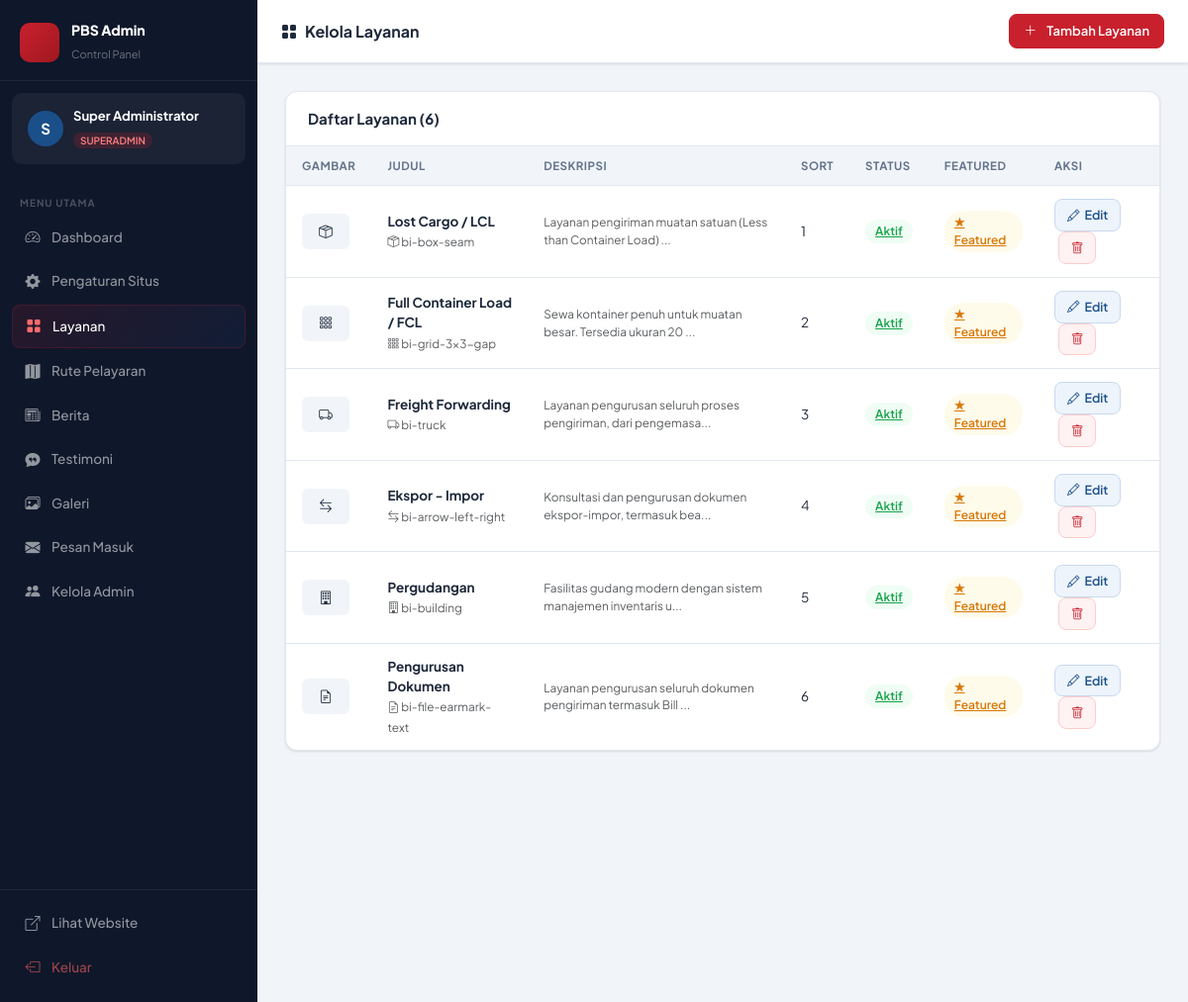
Before: /admin/services.php (signed in) with the older database file.
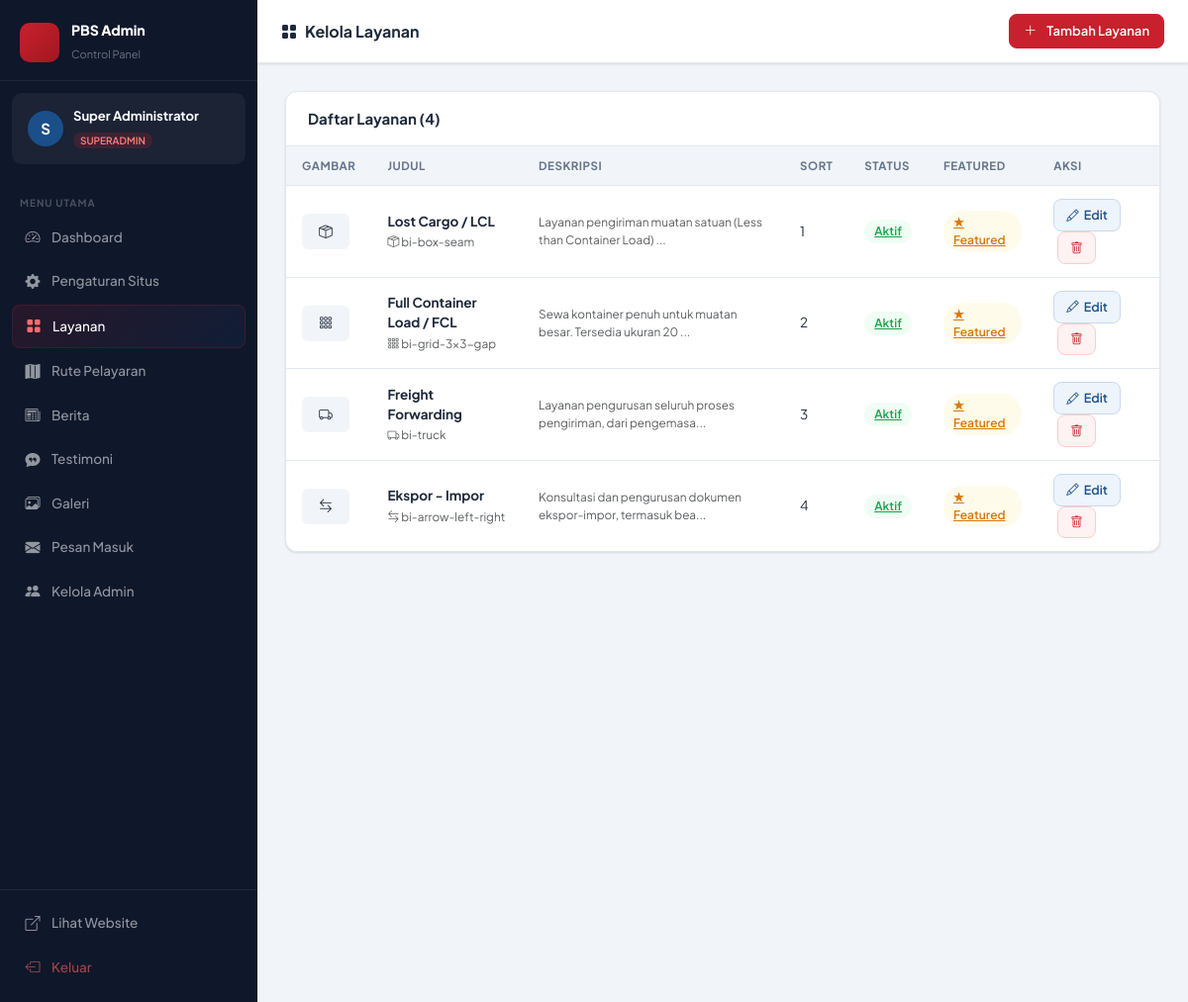
After: the same page with the newer database file.
### tables this page shows
CREATE TABLE `services`  (
  `id` int NOT NULL AUTO_INCREMENT,
  `title` varchar(200) NOT NULL,
  `slug` varchar(200) NOT NULL,
  `icon` varchar(100) NULL DEFAULT 'bi-box-seam',
  `image` varchar(255) NULL DEFAULT NULL,
  `short_desc` text NULL,
  `full_desc` longtext NULL,
  `features` text NULL COMMENT 'JSON array of feature strings',
  `is_featured` tinyint(1) NULL DEFAULT 0,
  `is_active` tinyint(1) NULL DEFAULT 1,
  `sort_order` int NULL DEFAULT 0,
  `created_at` timestamp NOT NULL DEFAULT current_timestamp,
  `updated_at` timestamp NOT NULL DEFAULT current_timestamp ON UPDATE CURRENT_TIMESTAMP,
  PRIMARY KEY (`id`) USING BTREE,
  UNIQUE INDEX `slug`(`slug` ASC) USING BTREE
);

### includes/auth.php (called while the page is built, shortened)
<?php
function currentAdmin(): array {
    return [
        'id'       => $_SESSION['admin_id']       ?? 0,
        'username' => $_SESSION['admin_username']  ?? '',
        'name'     => $_SESSION['admin_name']      ?? '',
        'role'     => $_SESSION['admin_role']      ?? '',
        'avatar'   => $_SESSION['admin_avatar']    ?? null,
    ];
}

### includes/functions.php (called while the page is built, shortened)
<?php
function truncate(string $text, int $length = 120): string {
    $text = strip_tags($text);
    return mb_substr($text, 0, $length) . '...';
}

### admin/services.php (the view, shortened to what this page needs)
<?php
require_once dirname(__DIR__) . '/includes/auth.php';
require_once dirname(__DIR__) . '/includes/functions.php';
$pdo = getPDO();
$services = $pdo->query("SELECT * FROM services ORDER BY sort_order ASC, id ASC")->fetchAll();
?>
<!DOCTYPE html>
<html lang="id">
<head>
    <link rel="stylesheet" href="https://cdn.jsdelivr.net/npm/bootstrap@5.3.3/dist/css/bootstrap.min.css">
    <link rel="stylesheet" href="https://cdn.jsdelivr.net/npm/bootstrap-icons@1.11.3/font/bootstrap-icons.min.css">
    <link rel="stylesheet" href="<?= BASE_URL ?>/admin/assets/admin.css">
</head>
<body>
<div class="adm-layout">
    <?php include __DIR__ . '/includes/sidebar.php'; ?>
    <div class="adm-main">
        <div class="adm-topbar">
            <div class="topbar-title"><i class="bi bi-grid-fill me-2"></i>Kelola Layanan</div>
            <div class="topbar-actions">
                <button class="topbar-btn btn-primary-adm" onclick="openModal()"><i class="bi bi-plus-lg me-1"></i>Tambah Layanan</button>
            </div>
        </div>
        <div class="adm-content">
            <div class="adm-card">
                <div class="adm-card-header"><h5>Daftar Layanan (<?= count($services) ?>)</h5></div>
                <?php if (empty($services)): ?>
                <div class="empty-state"><i class="bi bi-grid"></i><p>Belum ada layanan. Klik "+ Tambah Layanan".</p></div>
                <?php else: ?>
                <div class="table-responsive">
                <table class="adm-table">
                    <thead><tr><th>Gambar</th><th>Judul</th><th>Deskripsi</th><th>Sort</th><th>Status</th><th>Featured</th><th>Aksi</th></tr></thead>
                    <tbody>
                    <?php foreach ($services as $svc): ?>
                    <tr>
                        <td><?php if (!empty($svc['image'])): ?><img src="<?= uploadUrl($svc['image']) ?>" class="thumb"><?php else: ?><div style="width:48px;height:36px;background:#f1f5f9;border-radius:6px;display:flex;align-items:center;justify-content:center;"><i class="bi <?= htmlspecialchars($svc['icon']) ?>"></i></div><?php endif; ?></td>
                        <td><strong><?= htmlspecialchars($svc['title']) ?></strong><br><small class="text-muted"><i class="bi <?= htmlspecialchars($svc['icon']) ?>"></i> <?= htmlspecialchars($svc['icon']) ?></small></td>
                        <td class="text-muted small"><?= htmlspecialchars(truncate($svc['short_desc'], 60)) ?></td>
                        <td><?= $svc['sort_order'] ?></td>
                        <td><a href="?toggle=<?= $svc['id'] ?>" class="adm-badge <?= $svc['is_active'] ? 'green' : 'gray' ?>"><?= $svc['is_active'] ? 'Aktif' : 'Nonaktif' ?></a></td>
                        <td><a href="?featured=<?= $svc['id'] ?>" class="adm-badge <?= $svc['is_featured'] ? 'yellow' : 'gray' ?>"><?= $svc['is_featured'] ? '★ Featured' : 'Biasa' ?></a></td>
                        <td>
                            <a href="?edit=<?= $svc['id'] ?>" class="btn-adm edit" onclick="openModal(<?= htmlspecialchars(json_encode($svc)) ?>);return false;"><i class="bi bi-pencil"></i> Edit</a>
                            <a href="?delete=<?= $svc['id'] ?>" class="btn-adm del ms-1" onclick="return confirm('Hapus layanan ini?')"><i class="bi bi-trash"></i></a>
                        </td>
                    </tr>
                    <?php endforeach; ?>
                    </tbody>
                </table>
                </div>
                <?php endif; ?>
            </div>
        </div>
    </div>
</div>
</body>
</html>

### admin/includes/sidebar.php (shortened to what this page needs)
<?php
require_once dirname(__DIR__, 2) . '/includes/auth.php';
$admin = currentAdmin();
$currentFile = basename($_SERVER['PHP_SELF'], '.php');
$menus = [
    ['file' => 'dashboard',    'icon' => 'bi-speedometer2',    'label' => 'Dashboard'],
    ['file' => 'settings',     'icon' => 'bi-gear-fill',       'label' => 'Pengaturan Situs'],
    ['file' => 'services',     'icon' => 'bi-grid-fill',       'label' => 'Layanan'],
    ['file' => 'routes',       'icon' => 'bi-map-fill',        'label' => 'Rute Pelayaran'],
    ['file' => 'news',         'icon' => 'bi-newspaper',       'label' => 'Berita'],
    ['file' => 'testimonials', 'icon' => 'bi-chat-quote-fill', 'label' => 'Testimoni'],
    ['file' => 'gallery',      'icon' => 'bi-images',          'label' => 'Galeri'],
    ['file' => 'messages',     'icon' => 'bi-envelope-fill',   'label' => 'Pesan Masuk'],
];
if ($admin['role'] === 'superadmin') {
    $menus[] = ['file' => 'admins', 'icon' => 'bi-people-fill', 'label' => 'Kelola Admin'];
}
?>
<div class="pbs-sidebar" id="pbsSidebar">
    <div class="sidebar-brand">
        <div class="sidebar-brand-icon"><i class="bi bi-anchor"></i></div>
        <div class="sidebar-brand-text">
            <strong>PBS Admin</strong>
            <span>Control Panel</span>
        </div>
    </div>
    <div class="sidebar-user">
        <div class="sidebar-avatar">
            <?php if (!empty($admin['avatar'])): ?>
                <img src="<?= BASE_URL ?>/public/<?= htmlspecialchars($admin['avatar']) ?>" alt="">
            <?php else: ?>
                <span><?= mb_strtoupper(mb_substr($admin['name'], 0, 1)) ?></span>
            <?php endif; ?>
        </div>
        <div class="sidebar-user-info">
            <strong><?= htmlspecialchars($admin['name']) ?></strong>
            <span class="badge-role"><?= htmlspecialchars($admin['role']) ?></span>
        </div>
    </div>
    <nav class="sidebar-nav">
        <div class="sidebar-nav-label">Menu Utama</div>
        <?php foreach ($menus as $m): ?>
        <a href="<?= BASE_URL ?>/admin/<?= $m['file'] ?>.php"
           class="sidebar-nav-item <?= $currentFile === $m['file'] ? 'active' : '' ?>">
            <i class="bi <?= $m['icon'] ?>"></i>
            <span><?= $m['label'] ?></span>
        </a>
        <?php endforeach; ?>
    </nav>
    <div class="sidebar-bottom">
        <a href="<?= BASE_URL ?>/" target="_blank" class="sidebar-nav-item">
            <i class="bi bi-box-arrow-up-right"></i><span>Lihat Website</span>
        </a>
        <a href="<?= BASE_URL ?>/admin/logout.php" class="sidebar-nav-item text-danger-soft">
            <i class="bi bi-box-arrow-left"></i><span>Keluar</span>
        </a>
    </div>
</div>

Changed rows visible on the page:
removed services: title "Pergudangan", icon "bi-building", short_desc "Fasilitas gudang modern dengan sistem manajemen inventaris u...", sort_order "5", is_active "Aktif", is_featured "★ Featured"
removed services: title "Pengurusan Dokumen", icon "bi-file-earmark-text", short_desc "Layanan pengurusan seluruh dokumen pengiriman termasuk Bill ...", sort_order "6", is_active "Aktif", is_featured "★ Featured"
Other visible differences:
count($services): "6" → "4"
